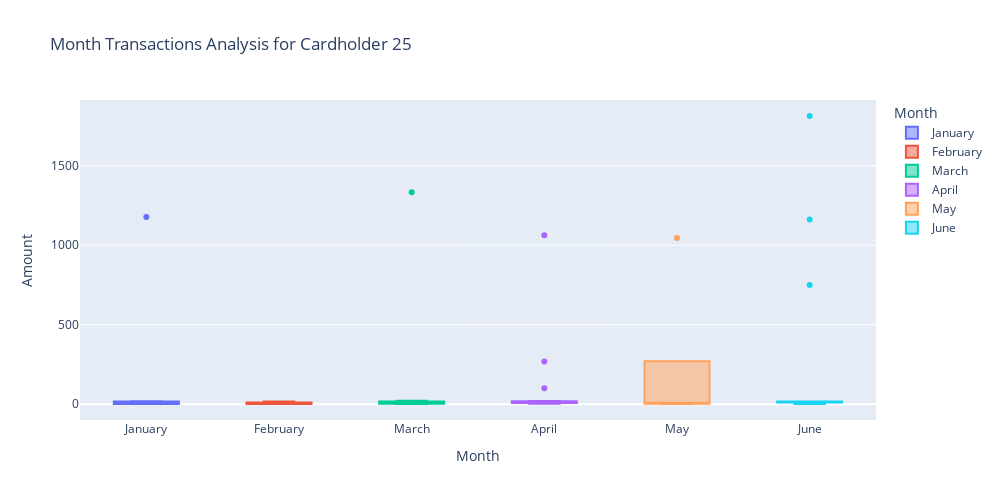

Notebook source saved alongside this figure:
### Code cell
# Creating the six box plots using plotly express
fraud25_boxplot = px.box(
    fraud25_df,
    x='Month',
    y='Amount',
    title = "Month Transactions Analysis for Cardholder 25",
    color = 'Month',
    height = 500,
    width = 1000
)
fraud25_boxplot

### Figure 1 — Plotly figure (JSON) as saved in the notebook; plotly's stock layout.template omitted (floating-point values rounded to 4 significant figures)
{"data": [{"alignmentgroup": "True", "hovertemplate": "Month=%{x}<br>Amount=%{y}<extra></extra>", "legendgroup": "January", "marker": {"color": "#636efa"}, "name": "January", "notched": false, "offsetgroup": "January", "orientation": "v", "showlegend": true, "type": "box", "x": ["January", "January", "January", "January", "January", "January", "January", "January", "January", "January"], "x0": " ", "xaxis": "x", "y": [1.46, 10.74, 2.93, 1.39, 17.84, 1.65, 15.86, 2.22, 1177, 2.75], "y0": " ", "yaxis": "y"}, {"alignmentgroup": "True", "hovertemplate": "Month=%{x}<br>Amount=%{y}<extra></extra>", "legendgroup": "February", "marker": {"color": "#EF553B"}, "name": "February", "notched": false, "offsetgroup": "February", "orientation": "v", "showlegend": true, "type": "box", "x": ["February", "February", "February", "February", "February", "February", "February", "February", "February", "February"], "x0": " ", "xaxis": "x", "y": [10.75, 10.81, 5.97, 3.69, 16.7, 1.26, 2.63, 11.01, 0.91, 1.18], "y0": " ", "yaxis": "y"}, {"alignmentgroup": "True", "hovertemplate": "Month=%{x}<br>Amount=%{y}<extra></extra>", "legendgroup": "March", "marker": {"color": "#00cc96"}, "name": "March", "notched": false, "offsetgroup": "March", "orientation": "v", "showlegend": true, "type": "box", "x": ["March", "March", "March", "March", "March", "March", "March", "March", "March", "March", "March", "March", "March"], "x0": " ", "xaxis": "x", "y": [12.42, 16.58, 1334, 2.88, 2.04, 13.57, 10.1, 1.65, 3.08, 4.2, 2.56, 18.28, 21.04], "y0": " ", "yaxis": "y"}, {"alignmentgroup": "True", "hovertemplate": "Month=%{x}<br>Amount=%{y}<extra></extra>", "legendgroup": "April", "marker": {"color": "#ab63fa"}, "name": "April", "notched": false, "offsetgroup": "April", "orientation": "v", "showlegend": true, "type": "box", "x": ["April", "April", "April", "April", "April", "April", "April", "April", "April", "April", "April", "April", "April", "April", "April", "April"], "x0": " ", "xaxis": "x", "y": [100, 2.62, 7.08, 17.15, 1063, 10.15, 10.06, 269, 10.24, 7.39, 6.01, 20.03, 2.79, 10.02, 15.66, 16.5], "y0": " ", "yaxis": "y"}, {"alignmentgroup": "True", "hovertemplate": "Month=%{x}<br>Amount=%{y}<extra></extra>", "legendgroup": "May", "marker": {"color": "#FFA15A"}, "name": "May", "notched": false, "offsetgroup": "May", "orientation": "v", "showlegend": true, "type": "box", "x": ["May", "May", "May", "May", "May"], "x0": " ", "xaxis": "x", "y": [1.1, 1046, 12.15, 2.27, 5.97], "y0": " ", "yaxis": "y"}, {"alignmentgroup": "True", "hovertemplate": "Month=%{x}<br>Amount=%{y}<extra></extra>", "legendgroup": "June", "marker": {"color": "#19d3f3"}, "name": "June", "notched": false, "offsetgroup": "June", "orientation": "v", "showlegend": true, "type": "box", "x": ["June", "June", "June", "June", "June", "June", "June", "June", "June", "June", "June", "June", "June", "June"], "x0": " ", "xaxis": "x", "y": [1162, 749, 10.69, 11.88, 1.03, 10.15, 11.01, 16.29, 15.98, 1813, 16.61, 11.53, 5.24, 2.27], "y0": " ", "yaxis": "y"}], "layout": {"boxmode": "overlay", "height": 500, "legend": {"title": {"text": "Month"}, "tracegroupgap": 0}, "title": {"text": "Month Transactions Analysis for Cardholder 25"}, "width": 1000, "xaxis": {"anchor": "y", "autorange": true, "categoryarray": ["January", "February", "March", "April", "May", "June"], "categoryorder": "array", "domain": [0, 1], "range": [-0.5, 5.5], "title": {"text": "Month"}, "type": "category"}, "yaxis": {"anchor": "x", "autorange": true, "domain": [0, 1], "range": [-99.76, 1914.0], "title": {"text": "Amount"}, "type": "linear"}}}
